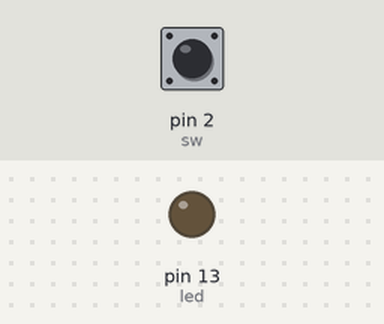
Bench run of a sketch on a simulated Arduino Uno, built with avr-gcc and run on an emulated ATmega328P. Parts: output pins drawn as LEDs (lit = HIGH). The test bench sets the inputs (shaded band); at power-on: pin 2 (sw) HIGH.

Above: at 1.2 s.
1.3 s: pin 2 (sw) pulled LOW for 0.15 s
At 1.37 s:
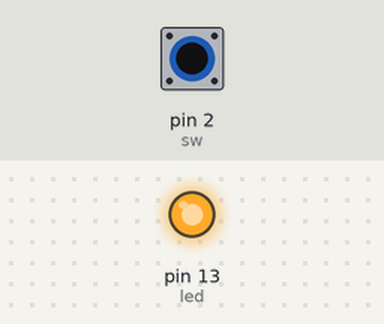
2.9 s: pin 2 (sw) pulled LOW for 3.2 s
At 7.4 s:
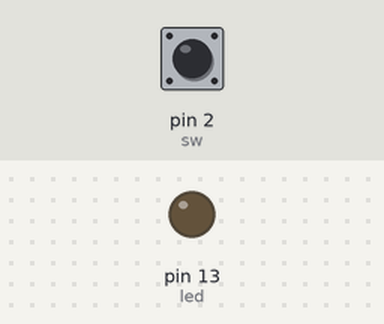
Timing chart, 0 to 8.9 s (numbered marks = the images above; inputs shaded):
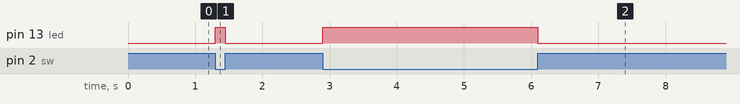

The sketch:

sw_led.ino
```cpp
const int led = PB5; //D13 Arduino Pin
const int sw = PD2; //D2 Arduino Pin
int sw_val;

void setup() {
DDRB |=(1<<led);// DDRB = DDRB | (1<<led); configure PB5 as output
DDRD &= ~(1<<sw); // DDRD = DDRD & (~(1<<2)); configure PD2 as nput
PORTD |=(1<<sw); // enable the pullup resitor

}

void loop() {
 sw_val = PIND & (1<<2);
  if(sw_val==0){

  PORTB |=(1<<led);
}
else{
  PORTB &=~(1<<led);
}
}
```

Measured:
- after the input at 1.3 s, pin 13 (led): LOW → HIGH at once, → LOW 0.15 s later
- after the input at 2.9 s, pin 13 (led): LOW → HIGH at once, → LOW 3.2 s later
